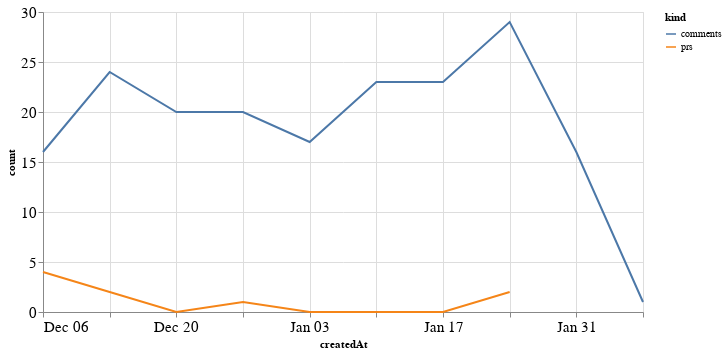

Source (notebook cell):
### Code cell
alt.Chart(total_time, width=600).mark_line().encode(
    x='createdAt',
    y='count',
    color='kind'
)

### Figure 1 — Vega-Lite specification as saved in the notebook (floating-point values rounded to 4 significant figures)
{"config": {"axisLeft": {"labelFontSize": 15}, "axisBottom": {"labelFontSize": 15}}, "data": {"name": "data-8201d03fe80cc622c05a89ee75b6b09d"}, "mark": "line", "encoding": {"color": {"type": "nominal", "field": "kind"}, "x": {"type": "temporal", "field": "createdAt"}, "y": {"type": "quantitative", "field": "count"}}, "width": 600, "$schema": "https://vega.github.io/schema/vega-lite/v4.8.1.json", "datasets": {"data-8201d03fe80cc622c05a89ee75b6b09d": [{"createdAt": "2020-12-06T00:00:00", "kind": "prs", "count": 4.0}, {"createdAt": "2020-12-13T00:00:00", "kind": "prs", "count": 2.0}, {"createdAt": "2020-12-20T00:00:00", "kind": "prs", "count": 0.0}, {"createdAt": "2020-12-27T00:00:00", "kind": "prs", "count": 1.0}, {"createdAt": "2021-01-03T00:00:00", "kind": "prs", "count": 0.0}, {"createdAt": "2021-01-10T00:00:00", "kind": "prs", "count": 0.0}, {"createdAt": "2021-01-17T00:00:00", "kind": "prs", "count": 0.0}, {"createdAt": "2021-01-24T00:00:00", "kind": "prs", "count": 2.0}, {"createdAt": "2021-01-31T00:00:00", "kind": "prs", "count": null}, {"createdAt": "2021-02-07T00:00:00", "kind": "prs", "count": null}, {"createdAt": "2020-12-06T00:00:00", "kind": "comments", "count": 16.0}, {"createdAt": "2020-12-13T00:00:00", "kind": "comments", "count": 24.0}, {"createdAt": "2020-12-20T00:00:00", "kind": "comments", "count": 20.0}, {"createdAt": "2020-12-27T00:00:00", "kind": "comments", "count": 20.0}, {"createdAt": "2021-01-03T00:00:00", "kind": "comments", "count": 17.0}, {"createdAt": "2021-01-10T00:00:00", "kind": "comments", "count": 23.0}, {"createdAt": "2021-01-17T00:00:00", "kind": "comments", "count": 23.0}, {"createdAt": "2021-01-24T00:00:00", "kind": "comments", "count": 29.0}, {"createdAt": "2021-01-31T00:00:00", "kind": "comments", "count": 16.0}, {"createdAt": "2021-02-07T00:00:00", "kind": "comments", "count": 1.0}]}}
